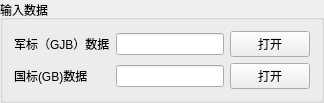
       <widget class="QGroupBox" name="groupBox_2">
        <property name="title">
         <string>输入数据</string>
        </property>
        <layout class="QGridLayout" name="gridLayout_55">
         <item row="0" column="0">
          <widget class="QLabel" name="label_GuoBiao">
           <property name="maximumSize">
            <size>
             <width>16777215</width>
             <height>16777215</height>
            </size>
           </property>
           <property name="text">
            <string>军标（GJB）数据</string>
           </property>
          </widget>
         </item>
         <item row="0" column="1">
          <widget class="QLineEdit" name="lineEdit_InputJunBiaoDataPath">
           <property name="minimumSize">
            <size>
             <width>0</width>
             <height>0</height>
            </size>
           </property>
           <property name="toolTip">
            <string>请选择军标数据存储目录</string>
           </property>
           <property name="dragEnabled">
            <bool>true</bool>
           </property>
          </widget>
         </item>
         <item row="0" column="2">
          <widget class="QPushButton" name="pushButton_OpenJunBiaoData">
           <property name="maximumSize">
            <size>
             <width>93</width>
             <height>28</height>
            </size>
           </property>
           <property name="text">
            <string>打开</string>
           </property>
          </widget>
         </item>
         <item row="1" column="0">
          <widget class="QLabel" name="label_JunBiao">
           <property name="minimumSize">
            <size>
             <width>90</width>
             <height>0</height>
            </size>
           </property>
           <property name="maximumSize">
            <size>
             <width>16777215</width>
             <height>16777215</height>
            </size>
           </property>
           <property name="text">
            <string>国标(GB)数据</string>
           </property>
          </widget>
         </item>
         <item row="1" column="1">
          <widget class="QLineEdit" name="lineEdit_InputGuoBiaoDataPath">
           <property name="minimumSize">
            <size>
             <width>0</width>
             <height>0</height>
            </size>
           </property>
           <property name="toolTip">
            <string>请选择国标数据存储目录</string>
           </property>
           <property name="dragEnabled">
            <bool>true</bool>
           </property>
          </widget>
         </item>
         <item row="1" column="2">
          <widget class="QPushButton" name="pushButton_OpenGuoBiaoData">
           <property name="maximumSize">
            <size>
             <width>93</width>
             <height>28</height>
            </size>
           </property>
           <property name="text">
            <string>打开</string>
           </property>
          </widget>
         </item>
        </layout>
       </widget>
